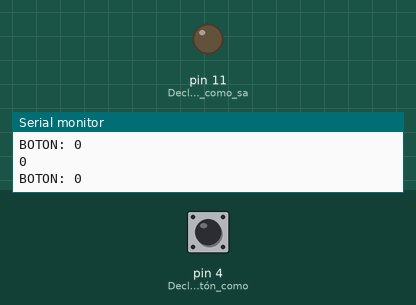
This sketch was run on a simulated Arduino Uno, built with avr-gcc and run on an emulated ATmega328P. On the bench: output pins drawn as LEDs (lit = HIGH), the last lines printed to the serial monitor. The inputs (shaded band) are chosen by the test bench; at power-on: pin 4 (Declaramos_el_botón_como) LOW.

Above: at 1.2 s.
1.3 s: pin 4 (Declaramos_el_botón_como) pulled HIGH for 0.15 s
At 1.5 s:
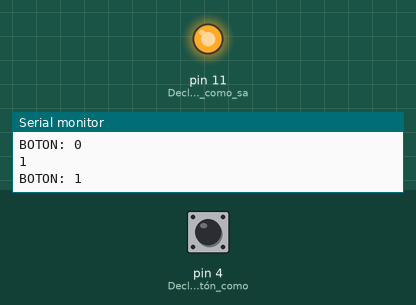
3.1 s: pin 4 (Declaramos_el_botón_como) pulled HIGH for 3.2 s
At 6.9 s:
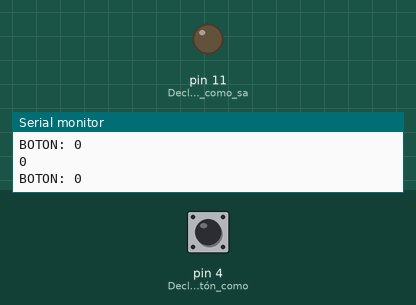
Timing chart, 0 to 8.4 s (numbered marks = the images above; inputs shaded):
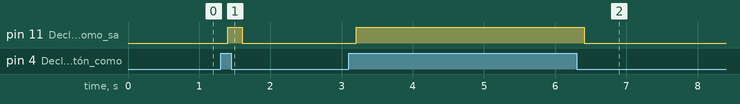

Measured:
- after the input at 1.3 s, pin 11 (Declaramos_el_LED_como_sa): LOW → HIGH after 0.10 s, → LOW 0.20 s later
- after the input at 3.1 s, pin 11 (Declaramos_el_LED_como_sa): LOW → HIGH after 0.10 s, → LOW 3.2 s later

The sketch:

presionamos_un_boton_para_encender_el_led.ino
```cpp
/*presionamos un boton para encender el led
lo volvemos a presionar para apagarlo.*/

int estado = 0;


void setup() {

pinMode(4, INPUT);              //Declaramos el botón como entrada
pinMode(11, OUTPUT);             //Declaramos el LED como salida
Serial.begin(9600);
}

void loop() {

  Serial.println(estado);                                   //Imprimimos por serial Detectada lluvia
  Serial.print("BOTON: ");
  Serial.println(digitalRead(4));
      delay(200);

  estado = digitalRead(4);      //Leer el estado del botón
  if(estado == HIGH){           // si estado está en alto
    digitalWrite(11, HIGH);      // encendemos el LED
    }

  else{
    digitalWrite(11,LOW);      // apagamos el LED
    }
}
```
